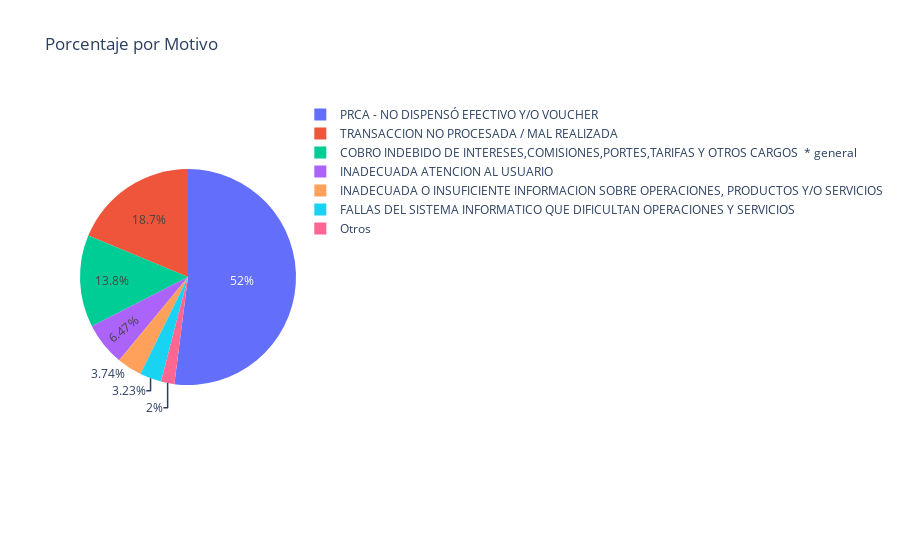

Notebook source saved alongside this figure:
### Code cell
data_temp = datos_preprocessed.groupby(['Motivo Corregido']).agg({ 'N° Reclamo': "count"})
data_temp = data_temp.sort_values(by=['N° Reclamo'], ascending = False).reset_index()

total = np.sum(data_temp['N° Reclamo'])
data_temp['per'] = data_temp['N° Reclamo']/total*100
data_temp = data_temp.sort_values(by=['per'], ascending = False)

# fig = px.pie(data_temp, values='per', names='Cod Motivo SBS', title='Porcentage por Motivo')
# fig.show()

data_temp['motivo'] = data_temp.apply(lambda x: x['Motivo Corregido'] if x['per'] >= 2 else 'Otros', axis=1)
data_temp = data_temp.groupby(['motivo']).agg({ 'per': "sum"}).reset_index()

data_temp.to_excel("motivos_pie.xlsx")

fig = px.pie(data_temp, values='per', names='motivo', title='Porcentaje por Motivo')
fig.show()

### Figure 1 — Plotly figure (JSON) as saved in the notebook; plotly's stock layout.template omitted (floating-point values rounded to 4 significant figures)
{"data": [{"domain": {"x": [0, 1], "y": [0, 1]}, "hovertemplate": "motivo=%{label}<br>per=%{value}<extra></extra>", "labels": ["COBRO INDEBIDO DE INTERESES,COMISIONES,PORTES,TARIFAS Y OTROS CARGOS  * general", "FALLAS DEL SISTEMA INFORMATICO QUE DIFICULTAN OPERACIONES Y SERVICIOS", "INADECUADA ATENCION AL USUARIO", "INADECUADA O INSUFICIENTE INFORMACION SOBRE OPERACIONES, PRODUCTOS Y/O SERVICIOS", "Otros", "PRCA - NO DISPENSÓ EFECTIVO Y/O VOUCHER", "TRANSACCION NO PROCESADA / MAL REALIZADA"], "legendgroup": "", "name": "", "showlegend": true, "type": "pie", "values": [13.81, 3.231, 6.468, 3.744, 1.999, 52.02, 18.73]}], "layout": {"legend": {"tracegroupgap": 0}, "title": {"text": "Porcentaje por Motivo"}}}
